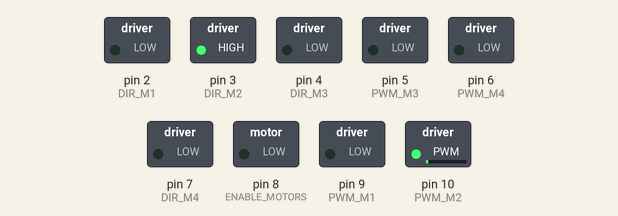
The sketch below on a simulated Arduino Uno, built with avr-gcc and run on an emulated ATmega328P. Parts: switched loads named in the sketch (green lamp = pin HIGH).

Above: at 0.15 s.
At 1.7 s:
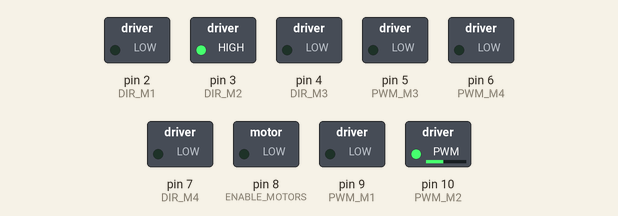
At 6.5 s:
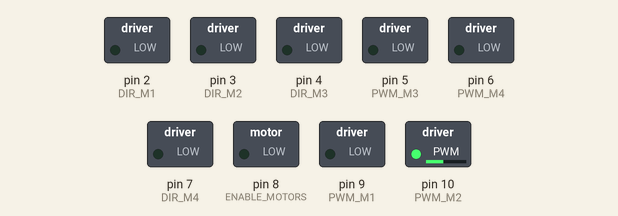
At 11.4 s:
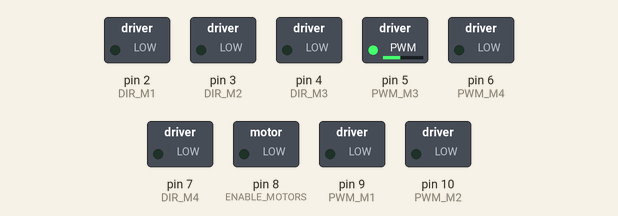
At 21.1 s:
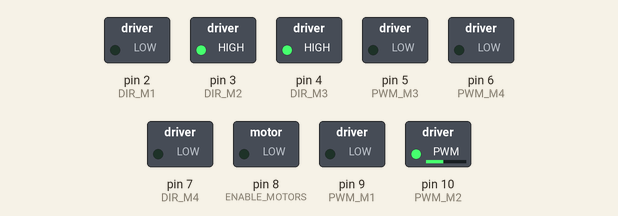
At 38.0 s:
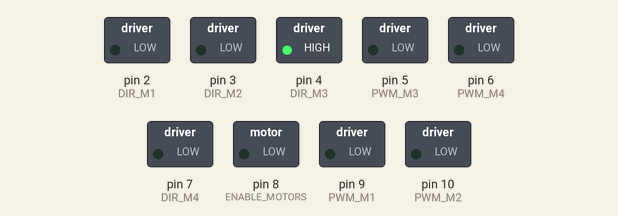
Timing chart, 0 to 40.0 s (numbered marks = the images above):
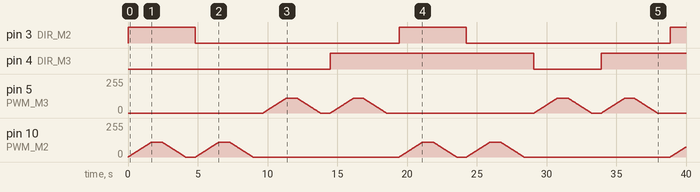

Measured:
- by itself, pin 3 (DIR_M2): alternates HIGH for 4.8 s and LOW for 14.6 s
- by itself, pin 4 (DIR_M3): LOW → HIGH at 14.5 s, → LOW 14.6 s later, → HIGH 4.8 s later
- by itself, pin 10 (PWM_M2): moves between 0/255 and 110/255, repeating every 19.4 s

The sketch:

arm_movement.ino
```cpp
// Speed Control Pins (Active Low)
const int PWM_M1 = 9; // Right
const int PWM_M2 = 10;
const int PWM_M3 = 5; // Left
const int PWM_M4 = 6;

// Direction Control Pins
const int DIR_M1 = 2; // Right/ 1 --> Pulling
const int DIR_M2 = 3;
const int DIR_M3 = 4; // Left
const int DIR_M4 = 7;

// emable for all 4 motors (Active Low)
const int ENABLE_MOTORS = 8;

int pwm1, pwm2, pwm3, pwm4;

void setup() {
  // put your setup code here, to run once:

  pinMode(PWM_M1, OUTPUT);  digitalWrite(PWM_M1, LOW);
  pinMode(PWM_M2, OUTPUT);  digitalWrite(PWM_M2, LOW);
  pinMode(PWM_M3, OUTPUT);  digitalWrite(PWM_M3, LOW);
  pinMode(PWM_M4, OUTPUT);  digitalWrite(PWM_M4, LOW);


  pinMode(DIR_M1, OUTPUT);
  pinMode(DIR_M2, OUTPUT);
  pinMode(DIR_M3, OUTPUT);
  pinMode(DIR_M4, OUTPUT);

  pinMode(ENABLE_MOTORS, OUTPUT);   digitalWrite(ENABLE_MOTORS, LOW);

}

void pull_right() {
  digitalWrite(DIR_M2, 1);

  for (pwm2 = 0; pwm2 <= 110; pwm2++) {
    analogWrite(PWM_M2, pwm2);
    delay(15);
  }

  delay(800); // Run for 0.8 seconds

  for (pwm2 = 110; pwm2 >= 0; pwm2--) {
    analogWrite(PWM_M2, pwm2);
    delay(15);
  }

  delay(700); // wait for 1 second
}

void unpull_right() {
  digitalWrite(DIR_M2, 0);

  for (pwm2 = 0; pwm2 <= 110; pwm2++) {
    analogWrite(PWM_M2, pwm2);
    delay(15);
  }

  delay(800); // Run for 0.8 seconds

  for (pwm2 = 110; pwm2 >= 0; pwm2--) {
    analogWrite(PWM_M2, pwm2);
    delay(15);
  }

  delay(700); // wait for 1 second
}

void pull_left() {
  digitalWrite(DIR_M3, 0);

  for (pwm3 = 0; pwm3 <= 110; pwm3++) {
    analogWrite(PWM_M3, pwm3);
    delay(15);
  }

  delay(800); // Run for 0.8 seconds

  for (pwm3 = 110; pwm3 >= 0; pwm3--) {
    analogWrite(PWM_M3, pwm3);
    delay(15);
  }

  delay(700); // wait for 1 second
}

void unpull_left() {
  digitalWrite(DIR_M3, 1);

  for (pwm3 = 0; pwm3 <= 110; pwm3++) {
    analogWrite(PWM_M3, pwm3);
    delay(15);
  }

  delay(700); // Run for 0.7 seconds

  for (pwm3 = 110; pwm3 >= 0; pwm3--) {
    analogWrite(PWM_M3, pwm3);
    delay(15);
  }

  delay(900); // wait for 1 second
}

void loop() {
  // put your main code here, to run repeatedly:
  pull_right();
  unpull_right();
  pull_left();
  unpull_left();
}
```
